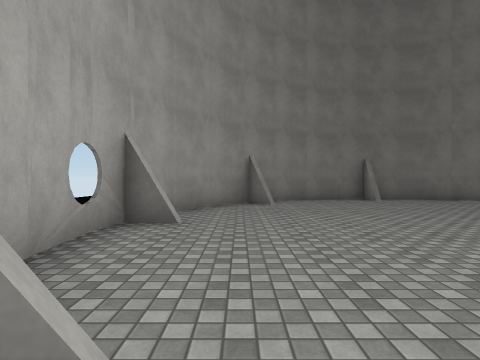
view 1 (above)

12 first-person views from a walk through a Unity game level. The camera is 1.3 m above the floor, looks level and sees 80° across. The floor is counted in squares, 2 m on a side. Each view is taken from the middle of a square. On the plan, view 1 faces up. The plan holds only what a view shows up to about 9 squares ahead; the rest is blank. The place goes on beyond the plan. Some surface patterns are stand-ins.

view 2
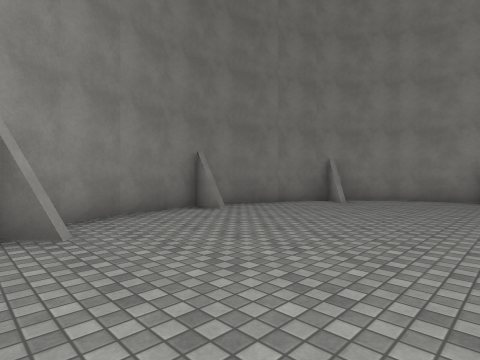

view 3
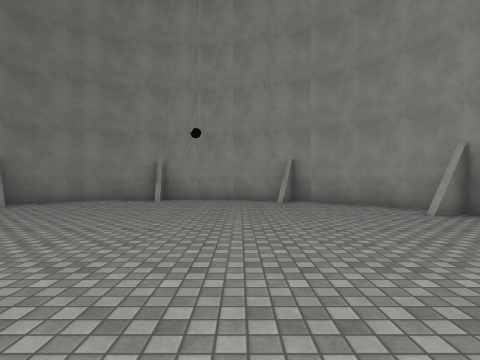

view 4
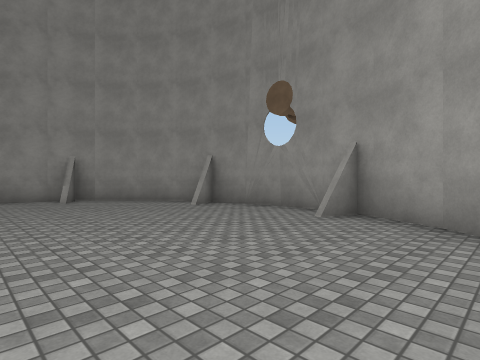

view 5
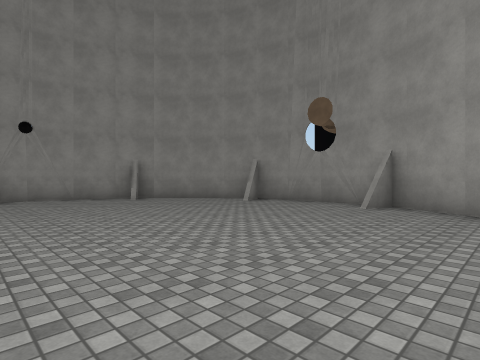

view 6
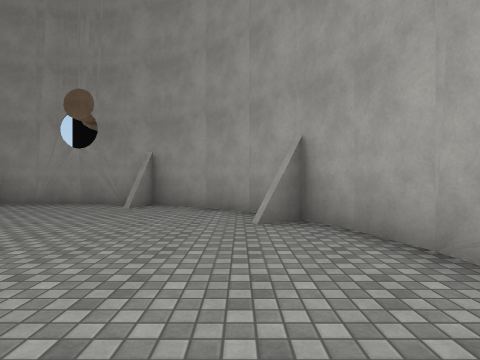

view 7
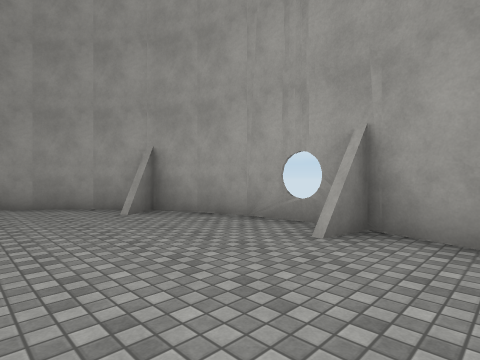

view 8
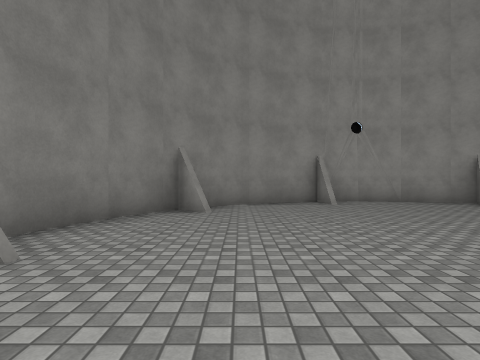

view 9
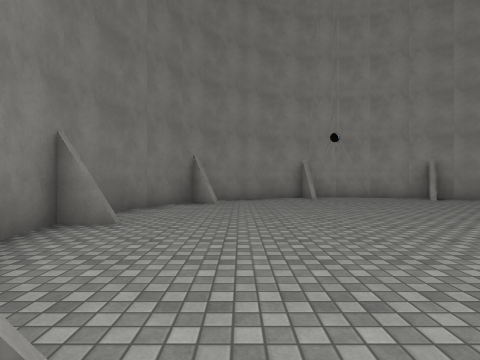

view 10
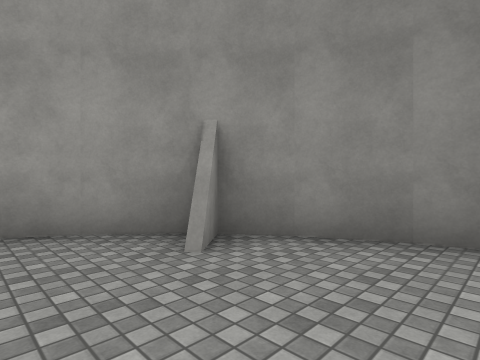

view 11
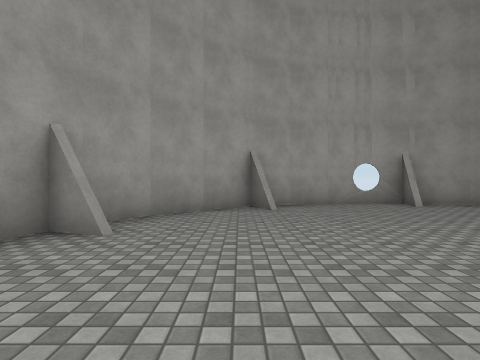

view 12
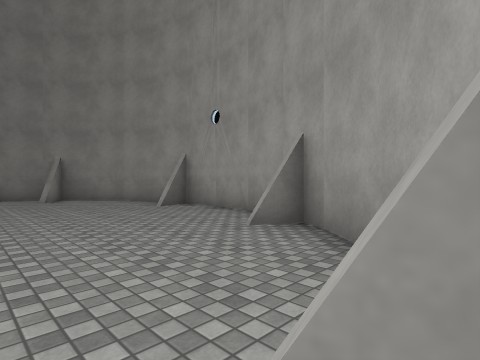

### Floor plan
Points are (right, up) in squares from view 1. A wall is a line through its corners. A room is listed if a view was taken in it or the views show most of it. See-through windows are left out.
Room 1 (views 1, 2, 3, 4, 5, 6, 7, 8, 9, 10, 11, 12)
walls: (2.7, -1.7) (2.4, -2.5); (-0.5, 0.5) (-1, 0.2) (-0.2, -0.8); (-1, 4.3) (-1.8, 4.4) (-2, 3.9); (0.8, 7.5) (0.2, 8.2) (-0.7, 7.1) (-1.4, 5.9); (1.8, -2.2) (3.1, -2.6); (0.7, -1.6) (1.9, -2.3); (-0.3, -0.7) (0.9, -1.7); (3, -2.6) (4.4, -2.8); (2.2, -2.4) (2.5, -1.6); (4.2, -2.8) (5.5, -2.7); (-1.8, 2.5) (-1.5, 1.3) (-1, 0.4) (-0.5, 0.7); (5.4, -2.7) (6.5, -2.4) (6.2, -1.7); (4.2, 8.9) (4.2, 9.7) (3.2, 9.6); (-1.9, 3.6) (-1.8, 2.4); (-1.7, 4.8) (-1.9, 3.5); (7.7, 7.7) (8.2, 8.3) (7.9, 8.7); (6.8, -2.3) (7.7, -1.8); (9.8, 4.6) (10.5, 4.7) (10.2, 5.7); (7.6, -1.9) (8.7, -1); (8.6, -1.1) (9.5, 0); (-1.4, 6) (-1.8, 4.6) (-1, 4.4); (9.5, -0.1) (9.7, 0.4) (9.1, 0.8); (9.8, 0.5) (10.1, 1.1); (10.1, 0.9) (10.5, 2.3); (10.5, 2.2) (10.6, 3.5); (10.6, 3.4) (10.5, 4.6) (9.7, 4.4); (10.2, 5.6) (9.7, 6.8); (3.4, 9.7) (2.2, 9.3) (1.1, 8.8) (0.4, 8.2) (1, 7.6); (6.8, 9.2) (5.5, 9.6); (5.7, 9.6) (4.7, 9.7); (8.1, 8.5) (6.7, 9.3); (9, 7.7) (8.4, 8.2) (7.8, 7.6); (9.8, 6.7) (8.9, 7.7)
low walls: (-1.9, 3.5) (-1.8, 2.6)

Positions as (right, up) in squares from view 1, and headings:
1: (0, 0), facing up
2: (0, 4), facing up-right
3: (1, 2), facing right
4: (0, 3), facing down-right
5: (0, 5), facing down-right
6: (0, 5), facing down
7: (2, 6), facing down-left
8: (2, 7), facing right
9: (0, 7), facing right
10: (3, 6), facing up-left
11: (6, 0), facing left
12: (6, -2), facing up-right
